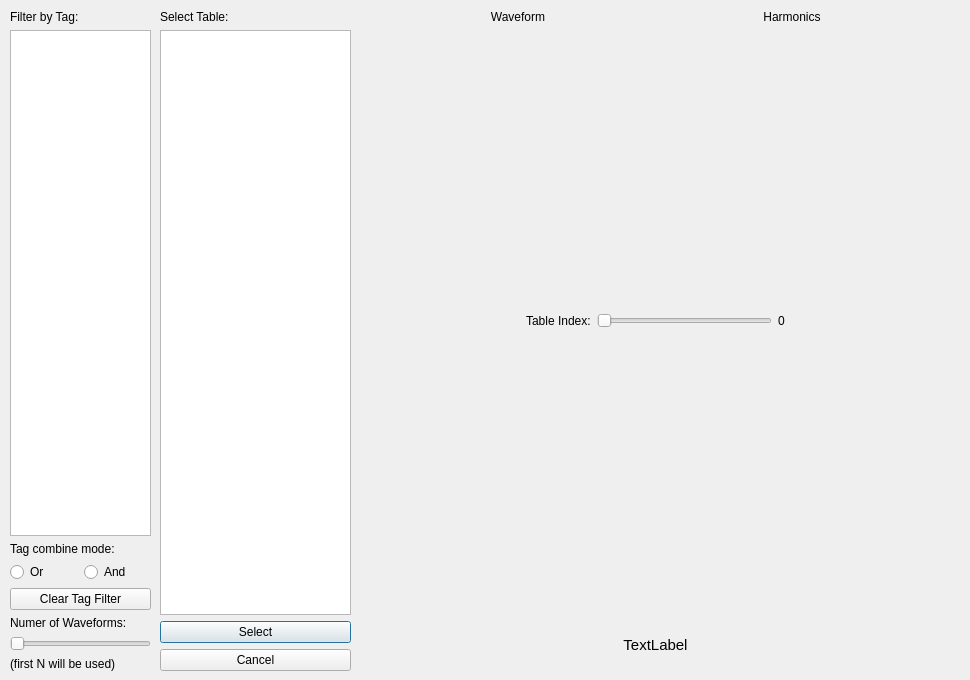
<?xml version="1.0" encoding="UTF-8"?>
<ui version="4.0">
 <class>wavetableBrowser</class>
 <widget class="QDialog" name="wavetableBrowser">
  <property name="geometry">
   <rect>
    <x>0</x>
    <y>0</y>
    <width>970</width>
    <height>680</height>
   </rect>
  </property>
  <property name="minimumSize">
   <size>
    <width>0</width>
    <height>0</height>
   </size>
  </property>
  <property name="maximumSize">
   <size>
    <width>10000</width>
    <height>10000</height>
   </size>
  </property>
  <property name="windowTitle">
   <string>Wavetable Browser</string>
  </property>
  <widget class="QWidget" name="layoutWidget">
   <property name="geometry">
    <rect>
     <x>160</x>
     <y>10</y>
     <width>191</width>
     <height>661</height>
    </rect>
   </property>
   <layout class="QVBoxLayout" name="verticalLayout">
    <item>
     <widget class="QLabel" name="label_2">
      <property name="sizePolicy">
       <sizepolicy hsizetype="Preferred" vsizetype="Maximum">
        <horstretch>0</horstretch>
        <verstretch>0</verstretch>
       </sizepolicy>
      </property>
      <property name="text">
       <string>Select Table:</string>
      </property>
     </widget>
    </item>
    <item>
     <widget class="QListWidget" name="tableList"/>
    </item>
    <item>
     <widget class="QPushButton" name="swapTable">
      <property name="text">
       <string>Select</string>
      </property>
     </widget>
    </item>
    <item>
     <widget class="QPushButton" name="close">
      <property name="text">
       <string>Cancel</string>
      </property>
     </widget>
    </item>
   </layout>
  </widget>
  <widget class="QWidget" name="layoutWidgetNO">
   <property name="geometry">
    <rect>
     <x>350</x>
     <y>10</y>
     <width>611</width>
     <height>661</height>
    </rect>
   </property>
   <layout class="QVBoxLayout" name="tableViz_2">
    <item>
     <layout class="QHBoxLayout" name="horizontalLayout_4">
      <item>
       <widget class="QLabel" name="label_3">
        <property name="sizePolicy">
         <sizepolicy hsizetype="Maximum" vsizetype="Fixed">
          <horstretch>0</horstretch>
          <verstretch>0</verstretch>
         </sizepolicy>
        </property>
        <property name="minimumSize">
         <size>
          <width>200</width>
          <height>0</height>
         </size>
        </property>
        <property name="text">
         <string>Waveform</string>
        </property>
        <property name="alignment">
         <set>Qt::AlignCenter</set>
        </property>
       </widget>
      </item>
      <item>
       <widget class="QLabel" name="label_5">
        <property name="sizePolicy">
         <sizepolicy hsizetype="Fixed" vsizetype="Fixed">
          <horstretch>0</horstretch>
          <verstretch>0</verstretch>
         </sizepolicy>
        </property>
        <property name="minimumSize">
         <size>
          <width>200</width>
          <height>0</height>
         </size>
        </property>
        <property name="text">
         <string>Harmonics</string>
        </property>
        <property name="alignment">
         <set>Qt::AlignCenter</set>
        </property>
       </widget>
      </item>
     </layout>
    </item>
    <item>
     <layout class="QHBoxLayout" name="topViz">
      <item>
       <widget class="WavetableVizPanel" name="viz1" native="true">
        <property name="sizePolicy">
         <sizepolicy hsizetype="Fixed" vsizetype="Minimum">
          <horstretch>0</horstretch>
          <verstretch>0</verstretch>
         </sizepolicy>
        </property>
        <property name="minimumSize">
         <size>
          <width>275</width>
          <height>275</height>
         </size>
        </property>
       </widget>
      </item>
      <item>
       <widget class="WavetableVizPanel" name="viz2" native="true">
        <property name="sizePolicy">
         <sizepolicy hsizetype="Fixed" vsizetype="Preferred">
          <horstretch>0</horstretch>
          <verstretch>0</verstretch>
         </sizepolicy>
        </property>
        <property name="minimumSize">
         <size>
          <width>275</width>
          <height>275</height>
         </size>
        </property>
       </widget>
      </item>
     </layout>
    </item>
    <item>
     <layout class="QHBoxLayout" name="horizontalLayout_2">
      <item>
       <spacer name="horizontalSpacer">
        <property name="orientation">
         <enum>Qt::Horizontal</enum>
        </property>
        <property name="sizeHint" stdset="0">
         <size>
          <width>40</width>
          <height>20</height>
         </size>
        </property>
       </spacer>
      </item>
      <item>
       <widget class="QLabel" name="label_4">
        <property name="sizePolicy">
         <sizepolicy hsizetype="Preferred" vsizetype="Maximum">
          <horstretch>0</horstretch>
          <verstretch>0</verstretch>
         </sizepolicy>
        </property>
        <property name="text">
         <string>Table Index:</string>
        </property>
       </widget>
      </item>
      <item>
       <widget class="QSlider" name="tableIdx">
        <property name="sizePolicy">
         <sizepolicy hsizetype="Expanding" vsizetype="Maximum">
          <horstretch>0</horstretch>
          <verstretch>0</verstretch>
         </sizepolicy>
        </property>
        <property name="orientation">
         <enum>Qt::Horizontal</enum>
        </property>
       </widget>
      </item>
      <item>
       <widget class="QLabel" name="tableIdxLabel">
        <property name="sizePolicy">
         <sizepolicy hsizetype="Preferred" vsizetype="Maximum">
          <horstretch>0</horstretch>
          <verstretch>0</verstretch>
         </sizepolicy>
        </property>
        <property name="text">
         <string>0</string>
        </property>
       </widget>
      </item>
      <item>
       <spacer name="horizontalSpacer_2">
        <property name="orientation">
         <enum>Qt::Horizontal</enum>
        </property>
        <property name="sizeHint" stdset="0">
         <size>
          <width>40</width>
          <height>20</height>
         </size>
        </property>
       </spacer>
      </item>
     </layout>
    </item>
    <item>
     <layout class="QHBoxLayout" name="bottomViz">
      <item>
       <widget class="WavetableVizPanel" name="viz3" native="true">
        <property name="sizePolicy">
         <sizepolicy hsizetype="Fixed" vsizetype="Fixed">
          <horstretch>0</horstretch>
          <verstretch>0</verstretch>
         </sizepolicy>
        </property>
        <property name="minimumSize">
         <size>
          <width>275</width>
          <height>275</height>
         </size>
        </property>
       </widget>
      </item>
      <item>
       <widget class="WavetableVizPanel" name="viz4" native="true">
        <property name="sizePolicy">
         <sizepolicy hsizetype="Fixed" vsizetype="Fixed">
          <horstretch>0</horstretch>
          <verstretch>0</verstretch>
         </sizepolicy>
        </property>
        <property name="minimumSize">
         <size>
          <width>275</width>
          <height>275</height>
         </size>
        </property>
       </widget>
      </item>
     </layout>
    </item>
    <item>
     <widget class="QLabel" name="tableDescription">
      <property name="font">
       <font>
        <pointsize>11</pointsize>
       </font>
      </property>
      <property name="text">
       <string>TextLabel</string>
      </property>
      <property name="alignment">
       <set>Qt::AlignCenter</set>
      </property>
     </widget>
    </item>
   </layout>
  </widget>
  <widget class="QWidget" name="layoutWidget_2">
   <property name="geometry">
    <rect>
     <x>10</x>
     <y>10</y>
     <width>141</width>
     <height>661</height>
    </rect>
   </property>
   <layout class="QVBoxLayout" name="verticalLayout_3">
    <item>
     <widget class="QLabel" name="label_8">
      <property name="sizePolicy">
       <sizepolicy hsizetype="Preferred" vsizetype="Maximum">
        <horstretch>0</horstretch>
        <verstretch>0</verstretch>
       </sizepolicy>
      </property>
      <property name="text">
       <string>Filter by Tag:</string>
      </property>
     </widget>
    </item>
    <item>
     <widget class="QListWidget" name="tagList"/>
    </item>
    <item>
     <widget class="QLabel" name="label">
      <property name="text">
       <string>Tag combine mode:</string>
      </property>
     </widget>
    </item>
    <item>
     <layout class="QHBoxLayout" name="horizontalLayout">
      <item>
       <widget class="QRadioButton" name="orButton">
        <property name="text">
         <string>Or</string>
        </property>
        <attribute name="buttonGroup">
         <string notr="true">buttonGroup</string>
        </attribute>
       </widget>
      </item>
      <item>
       <widget class="QRadioButton" name="andButton">
        <property name="text">
         <string>And</string>
        </property>
        <attribute name="buttonGroup">
         <string notr="true">buttonGroup</string>
        </attribute>
       </widget>
      </item>
     </layout>
    </item>
    <item>
     <widget class="QPushButton" name="clearTags">
      <property name="text">
       <string>Clear Tag Filter</string>
      </property>
     </widget>
    </item>
    <item>
     <widget class="QLabel" name="label_9">
      <property name="sizePolicy">
       <sizepolicy hsizetype="Preferred" vsizetype="Maximum">
        <horstretch>0</horstretch>
        <verstretch>0</verstretch>
       </sizepolicy>
      </property>
      <property name="text">
       <string>Numer of Waveforms:</string>
      </property>
     </widget>
    </item>
    <item>
     <widget class="QLabeledRangeSlider" name="tableSize">
      <property name="orientation">
       <enum>Qt::Horizontal</enum>
      </property>
     </widget>
    </item>
    <item>
     <widget class="QLabel" name="tableSizeWarning">
      <property name="sizePolicy">
       <sizepolicy hsizetype="Preferred" vsizetype="Maximum">
        <horstretch>0</horstretch>
        <verstretch>0</verstretch>
       </sizepolicy>
      </property>
      <property name="text">
       <string>(first N will be used)</string>
      </property>
     </widget>
    </item>
   </layout>
  </widget>
 </widget>
 <customwidgets>
  <customwidget>
   <class>WavetableVizPanel</class>
   <extends>QWidget</extends>
   <header>wavetable_viz_panel.h</header>
   <container>1</container>
  </customwidget>
  <customwidget>
   <class>QLabeledRangeSlider</class>
   <extends>QSlider</extends>
   <header>superqt.h</header>
  </customwidget>
 </customwidgets>
 <resources/>
 <connections/>
 <buttongroups>
  <buttongroup name="buttonGroup"/>
 </buttongroups>
</ui>
